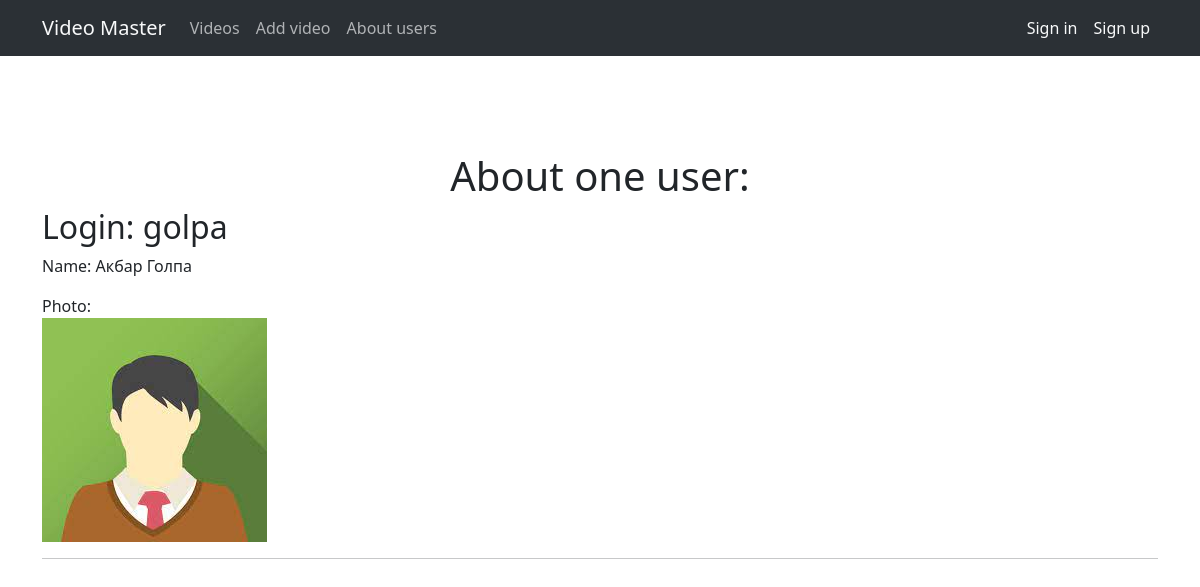
Screenshot of /user/akbar-golpa/ with the database file from the repository.
### mainapp/models.py (models this page shows, shortened)
class User(models.Model):
    login = models.CharField(max_length=255, verbose_name='Логин')
    slug = models.SlugField(max_length=255, unique=True, db_index=True, verbose_name='URL')
    first_name = models.CharField(max_length=255, verbose_name='Имя')
    last_name = models.CharField(max_length=255, verbose_name='Фамилия')
    password = models.CharField(max_length=255)
    icon = models.ImageField(upload_to='icons/', verbose_name='Аватар')
    class Meta:
        verbose_name = 'Пользователь/автор'
        verbose_name_plural = 'Пользователи/авторы'
        ordering = ['login', 'last_name', 'first_name']

### mainapp/views.py (the view)
# urls.py: path('user/<slug:user_slug>/', user, name='user'),
def user(request, user_slug):
    user = get_object_or_404(User, slug=user_slug)
    context = {
        'user': user
    }
    return render(request, 'mainapp/user.html', context=context)

### mainapp/templates/mainapp/user.html
{% extends 'mainapp/base.html' %}
{% block content %}
    <h1 class="text-center mt-5 pt-5">About one user:</h1>
    <h2>Login: {{ user.login }}</h2>
    <p>Name: {{ user.first_name }} {{ user.last_name }}</p>
    <div>Photo:</div>
    <p><img src="/media/{{user.icon}}" alt=""></p>
    <hr>
{% endblock %}

### rows the page displays
User: login "golpa", first_name "Акбар", last_name "Голпа", icon (picture)
